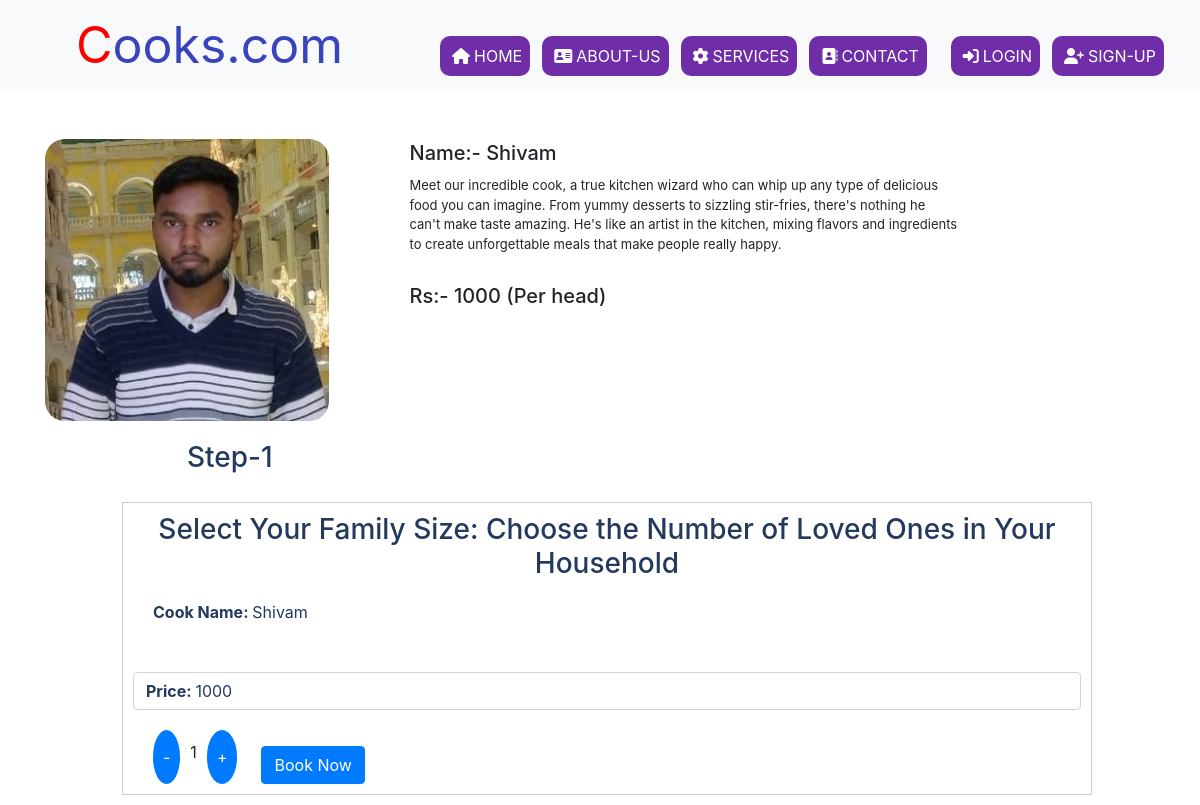
The page /paymentapp/quickview/1 on the database as committed earlier.
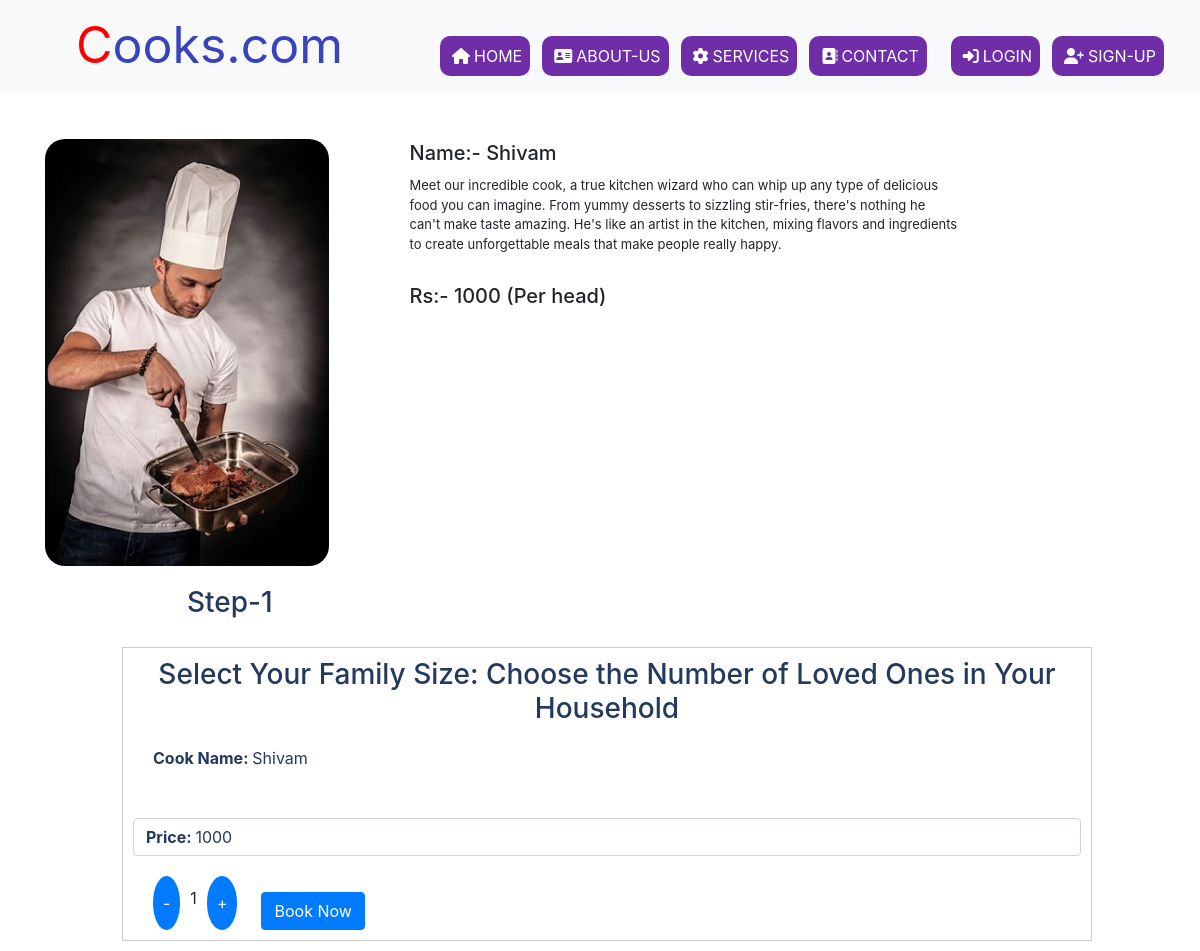
The same page on the database as committed later.
### Servicesapp/models.py (models this page shows, shortened)
class Services(models.Model):
    labour_id = models.AutoField(primary_key=True)
    Name=models.CharField(max_length=50)
    AboutCook=models.CharField(max_length=500)
    Price=models.IntegerField(default=0)
    Catagry=models.CharField(max_length=50,default='')
    CooksRegistationDate=models.DateTimeField()
    ContactNumber=models.CharField(max_length=15,default='')
    Image=models.ImageField(upload_to='shop/images')

### paymentapp/views.py (the view)
# urls.py: path('quickview/<int:labour_id>',views.quickview,name='quickview'),
def quickview(request,labour_id):
    service = get_object_or_404(Services, labour_id=labour_id)
    data={'services': service}
    return render(request, 'quickview.html', data)

### paymentapp/templates/quickview.html (shortened to what this page needs)
{% include 'header.html' %}
<!doctype html>
<html lang="en">
  <head>
    <link rel="stylesheet" href="https://cdn.jsdelivr.net/npm/bootstrap@4.0.0/dist/css/bootstrap.min.css">
  </head>
  <body>
    <div class="container">
     <div class="row">
        <div class="col-md-4">
          <img class="card-img-top mt-5" src="/media/{{services.Image}}" alt="Card image cap" style="border-radius: 20px;">
        </div>
           <div class="col-md-8" >
            <h5 style="margin-top: 50px; margin-left: 50px;">Name:-  {{services.Name}}</h5>
            <p style="margin-left: 50px; "> {{services.AboutCook}}</p>
            <h5 style="margin-top: 30px; margin-left: 50px;">Rs:-  {{services.Price}} (Per head)</h5>
           </div>
        </div>
     </div>
     <div class="row">
      <h3 style="margin-left: 190px; margin-top: 20px; color: #23395d;">Step-1</h3>
      <div class=" col-12" style="margin-left: 7rem; ">
       <div class="cart-item" style="margin-top: 20px;">
       <h3 style="text-align: center; margin-bottom: 20px; color: #23395d;">Select Your Family Size: Choose the Number of Loved Ones in Your Household </h3>
         <span class="product-name " style="color: #23395d; margin-left: 20px;"><b>Cook Name: </b>{{services.Name | capfirst}} </span>
         <span class="product-price mt-5 form-control" id="product-price" data-initial-price="{{ services.Price }}" style=" color: #23395d;"><b>Price: </b>{{ services.Price }}</span>
         <div class="quantity-controls" style="margin-left: 20px;">
             <div style="display: flex ;margin-top: 20px;">
                 <button class="decrement-button">-</button>
                 <span class="product-quantity" style="margin-top: 10px;">1</span>
                 <button class="increment-button">+</button>
                 <a href="{% url 'aboutyou' %}" class="btn btn-primary mt-3 ml-4">Book Now</a>
             </div>
         </div>
        </div>
      </div>
     </div>
  </body>
</html>

Rows that differ between the two databases and show on the page:
changed Services "Shivam": Image: a different picture
